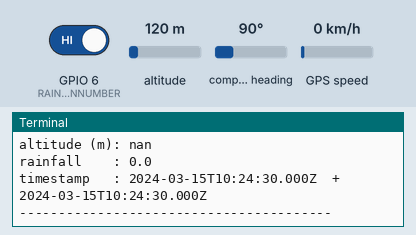
This program was run on a simulated Raspberry Pi (BCM pin numbers). Parts: the last lines printed to the terminal. Inputs (shaded band) come from the test bench; at power-on: altitude 120 m, GPIO 6 (RAINGAUGEPINNUMBER) HIGH, compass heading 90°, GPS speed 0 km/h. The clock reads 2024-03-15 10:24:30 at power-on unless the program sets it; the GPS gets a fix after 3 s at 37.7749, -122.4194 with 8 satellites; databases and web services accept everything at once and return nothing; threads take turns every 2 ms.

Above: at 1.2 s.
1.3 s: altitude set to 20 m
At 3.5 s:
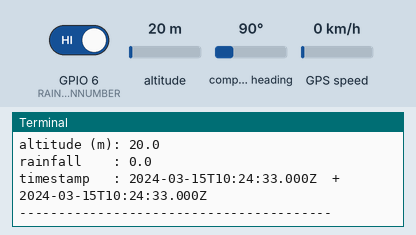
4.5 s: GPIO 6 (RAINGAUGEPINNUMBER) driven LOW
At 5.1 s:
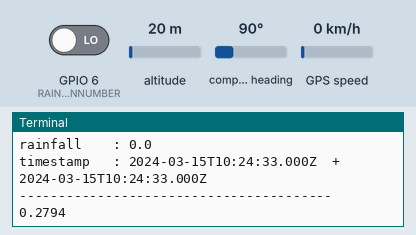
6.1 s: altitude set to 250 m
At 6.5 s:
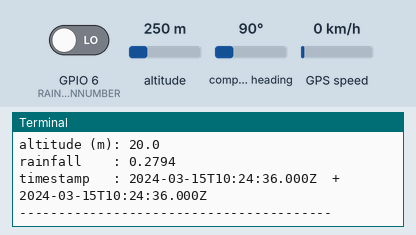
Timing chart, 0 to 9.1 s (numbered marks = the images above; inputs shaded):
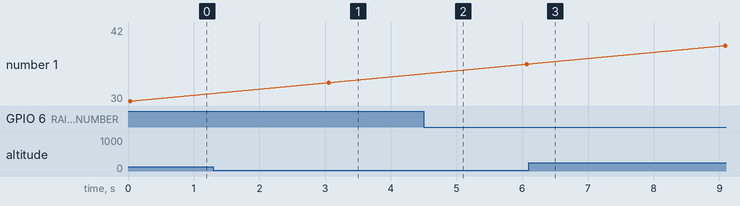

The program:

myraingauge.py
```python
#! /usr/bin/python
# Post rainfall and GPS data to dweet.io.
# Assumes a tipping bucket rain gauge similar to one described at:
# https://www.raspberrypi.org/learning/weather-station-guide/rain-gauge.md
# is connected to the RaspberryPI device.
#
# View data at:
# - https://dweet.io/follow/myraingauge-ABC123
# - or https://freeboard.io/board/W94CLw
#
# To run this file please install necessary components as follows
# sudo apt-get install -y gpsd gpsd-clients python-gps
# Then simulate GPS via gpsfake -o -n -c 0.1 gpslogs.txt

import os
from gps import *
from time import *
import time
import threading
import dweepy
import RPi.GPIO as GPIO

# CONSTANTS
#change this value to uniquely identify your rain gauge
MYRAINGAUGENAME = 'myraingauge-ABC123'
#the pin to which the rain gauge is connected to the Raspberry PI device
RAINGAUGEPINNUMBER = 6
#time delay to handle the physical switch bounce problem with software
SWITCHBOUNCETIME = 300
#the amount (in mm) of water that tips the rain gauge bucket
#see: https://www.raspberrypi.org/learning/weather-station-guide/rain-gauge.md
BUCKETTIPRAINAMOUNT = 0.2794
SLEEPTIMEBETWEENDWEETS = 3

# GLOBAL VARIABLES
gpsd = None
sender = MYRAINGAUGENAME
myDweet = {}
rgpin = RAINGAUGEPINNUMBER
rgtipcount = 0

# FUNCTION bucket_tipped
# - increments a global count to be able to calculate rainfall amount
def bucket_tipped(channel):
  global rgtipcount
  rgtipcount = rgtipcount + 1
  print (rgtipcount * BUCKETTIPRAINAMOUNT)

GPIO.setmode(GPIO.BCM)
GPIO.setup(rgpin, GPIO.IN, GPIO.PUD_UP)
GPIO.add_event_detect(rgpin, GPIO.FALLING, callback=bucket_tipped, bouncetime=SWITCHBOUNCETIME)

# rain gauges should be uniquely identified
if sender == 'myraingauge-default':
    print("Please define a unique name for your rain gauge")
    exit()

os.system('clear') #clear the terminal (optional)

class GPSMain(threading.Thread):
  def __init__(self):
    threading.Thread.__init__(self)
    global gpsd
    gpsd = gps(mode=WATCH_ENABLE)
    self.current_value = None
    self.running = True

  def run(self):
    global gpsd
    while gpsp.running:
      gpsd.next()

if __name__ == '__main__':
  gpsp = GPSMain()
  try:
    gpsp.start()
    while True:
      os.system('clear')
      myDweet['latitude'] = gpsd.fix.latitude
      myDweet['longitude'] = gpsd.fix.longitude
      myDweet['altitude'] = gpsd.fix.altitude
      myDweet['rainfall'] = rgtipcount * BUCKETTIPRAINAMOUNT
      myDweet['timestamp'] = ' '.join([str(gpsd.utc),str(gpsd.fix.time)])
      print
      print ' Rain Gauge ' , MYRAINGAUGENAME, ' dweeting:'
      print '----------------------------------------'
      print 'latitude    :' , gpsd.fix.latitude
      print 'longitude   :' , gpsd.fix.longitude
      print 'altitude (m):' , gpsd.fix.altitude
      print 'rainfall    :' , rgtipcount * BUCKETTIPRAINAMOUNT
      print 'timestamp   :' , gpsd.utc,' + ', gpsd.fix.time
      print '----------------------------------------'

      dweepy.dweet_for(sender, myDweet)
      time.sleep(SLEEPTIMEBETWEENDWEETS)

  except (KeyboardInterrupt, SystemExit): #when you press ctrl+c
    gpsp.running = False
    gpsp.join() # wait for the thread to finish what it's doing
    GPIO.cleanup()
  print "Done.\nExiting."
```

Measured:
- after the input at 1.3 s, the terminal: prints a new line after 1.8 s (image 1)
- after the input at 4.5 s, the terminal: prints a new line at once (image 2)
